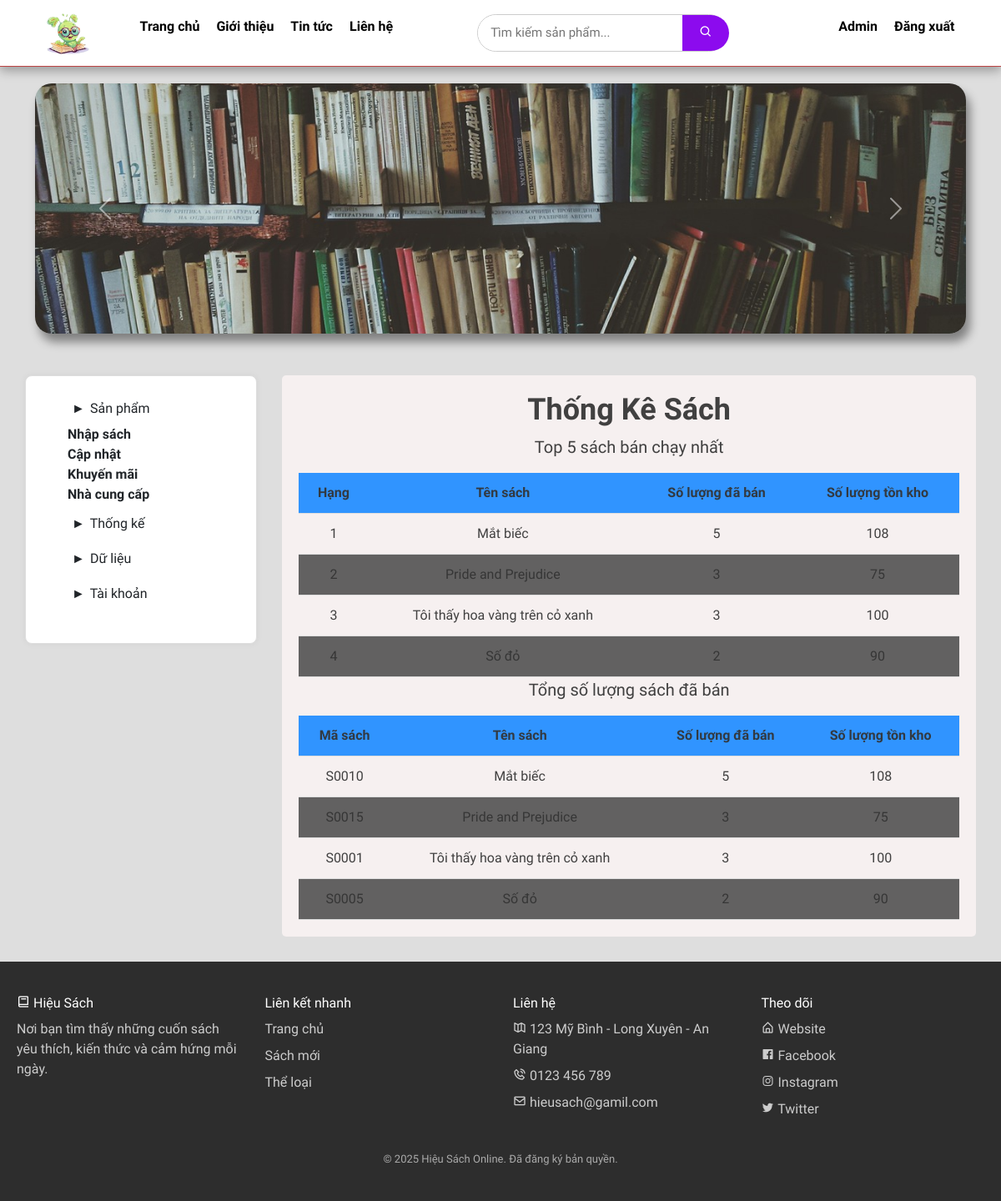
The app's page /index.php?do=statistical (signed in) with its own data.
### tables this page shows
CREATE TABLE SACH (
	MASACH			VARCHAR(10) PRIMARY KEY,
	TENSACH			VARCHAR(255),
	GIAGOC			DOUBLE,
	KHUYENMAI		DOUBLE DEFAULT 0,
	SOLUONGTON		INT,
	ANHBIA			VARCHAR(255),
	NOIDUNG			VARCHAR(255),
	MATHELOAI		VARCHAR(10),
	MANXB			VARCHAR(10),
	MATACGIA		VARCHAR(10),
	FOREIGN KEY (MATHELOAI) REFERENCES THELOAI(MATHELOAI),
	FOREIGN KEY (MANXB) REFERENCES NHAXUATBAN(MANXB),
	FOREIGN KEY (MATACGIA) REFERENCES TACGIA(MATACGIA)
);

### dbprocess.php (called while the page is built, shortened)
<?php
    include_once("config.php");
    function executeResults($sql) {
        global $conn;
        $result = mysqli_query($conn, $sql);
        $data = [];
        while ($row = mysqli_fetch_array($result)) {
            $data[] = $row;
        }
        return $data;
    }
?>

### admin/statistical.php (the view)
<div class="admin-book statistic-container">
    <div class="center">
        <h2>Thống Kê Sách</h2>
    <p>Top 5 sách bán chạy nhất</p>
    <table>
        <thead>
        <tr>
            <th>Hạng</th>
            <th>Tên sách</th>
            <th>Số lượng đã bán</th>
            <th>Số lượng tồn kho</th>
        </tr>
        </thead>
        <tbody>
        <?php
        include_once("dbprocess.php");
        $sql_top5 = 'SELECT S.TENSACH, S.SOLUONGTON, SUM(CT.SOLUONGMUA) AS TONGSL
                        FROM SACH S
                        JOIN CTHOADON CT ON S.MASACH = CT.MASACH
                        GROUP BY S.MASACH, S.TENSACH, S.SOLUONGTON
                        ORDER BY TONGSL DESC
                        LIMIT 5';
        $topBooks = executeResults($sql_top5);
        $rank = 1;
        foreach ($topBooks as $top) {
            echo '<tr>';
            echo '<td>'.$rank++.'</td>';
            echo '<td>'.$top['TENSACH'].'</td>';
            echo '<td>'.$top['TONGSL'].'</td>';
            echo '<td>'.$top['SOLUONGTON'].'</td>';
            echo '</tr>';
        }
        ?>
        </tbody>
    </table>
    <p>Tổng số lượng sách đã bán</p>
    <table>
        <thead>
        <tr>
            <th>Mã sách</th>
            <th>Tên sách</th>
            <th>Số lượng đã bán</th>
            <th>Số lượng tồn kho</th>
        </tr>
        </thead>
        <tbody>
        <?php
        $sql = 'SELECT S.MASACH, S.SOLUONGTON,  S.TENSACH, SUM(CT.SOLUONGMUA) AS TONGSL
                FROM SACH S
                JOIN CTHOADON CT ON S.MASACH = CT.MASACH
                GROUP BY S.MASACH, S.TENSACH, S.SOLUONGTON
                ORDER BY TONGSL DESC';
        $books = executeResults($sql);
        foreach ($books as $book) {
            echo '<tr>';
            echo '<td>'.$book['MASACH'].'</td>';
            echo '<td>'.$book['TENSACH'].'</td>';
            echo '<td>'.$book['TONGSL'].'</td>';
            echo '<td>'.$book['SOLUONGTON'].'</td>';
            echo '</tr>';
        }
        ?>
        </tbody>
    </table>
    </div>
</div>

### style/mystyle.css (style rules this page uses)
* { margin: 0; padding: 0; box-sizing: border-box; font-family: "Sansation", sans-serif; font-size: 16px; }
body { background-color: #dedede; color: #333333ed; }

### style/mainstyle.css (style rules this page uses)
.layout .center { flex: 1 1 80%; }
.manager-layout .center { flex: 1 1 75%; width: 100%; border-radius: 8px; }
.admin-book { width: 100%; height: auto; box-sizing: border-box; padding: 20px; border-radius: 5px; background-color: #f6f0f0; }
.admin-book h2 { text-align: center; font-size: 36px; font-weight: bold; }
.admin-book p { font-size: 20px; text-align: center; }
table { width: 100%; border-collapse: collapse; }
table th { background-color: #3094ff; }
tr:nth-child(even) { background-color: #626161; }
th, td { padding: 12px; text-align: center; border-bottom: 1px solid #ddd; }

### style/login.css (style rules this page uses)
* { margin: 0; padding: 0; box-sizing: border-box; font-family: "Sansation", sans-serif; font-size: 12pt; }

### records on screen
sach: MASACH "S0010", TENSACH "Mắt biếc", TONGSL "5", SOLUONGTON "108"
sach: MASACH "S0015", TENSACH "Pride and Prejudice", TONGSL "3", SOLUONGTON "75"
sach: MASACH "S0001", TENSACH "Tôi thấy hoa vàng trên cỏ xanh", TONGSL "3", SOLUONGTON "100"
sach: MASACH "S0005", TENSACH "Số đỏ", TONGSL "2", SOLUONGTON "90"

### other values on screen
$top['TENSACH'] "Mắt biếc"
$top['TONGSL'] "5"
$top['SOLUONGTON'] "108"
$top['TENSACH'] "Pride and Prejudice"
$top['TONGSL'] "3"
$top['SOLUONGTON'] "75"
$top['TENSACH'] "Tôi thấy hoa vàng trên cỏ xanh"
$top['SOLUONGTON'] "100"
$top['TENSACH'] "Số đỏ"
$top['TONGSL'] "2"
$top['SOLUONGTON'] "90"
